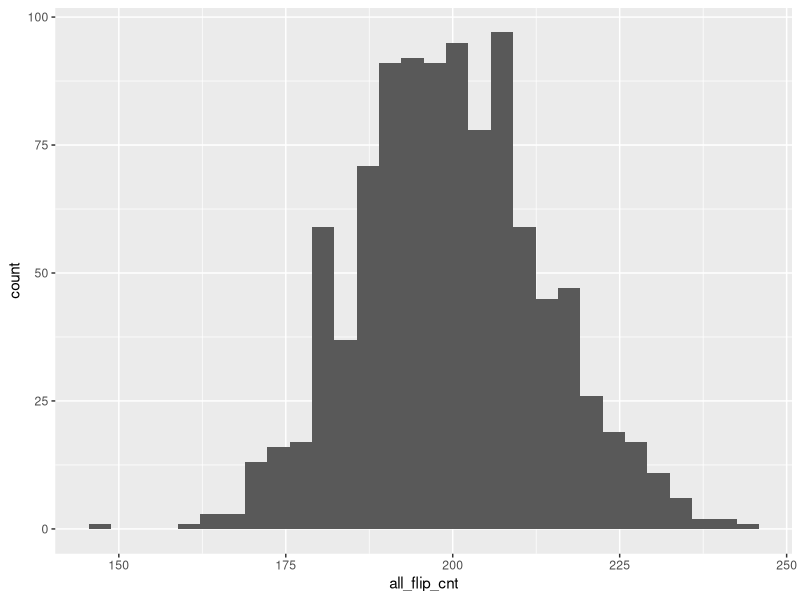

Write R code to recreate this figure.
## ---- chunk 1
head <- runif(1) > 0.5
head
## ---- chunk 2
(flip <- runif(1))
## ---- chunk 3
if(flip < 0.5){
  coin_flip <- "head"
} else {
  coin_flip <- "tail"
}
coin_flip
## ---- chunk 4
# start a vector to store all of the flips in
all_flips <- c()

for(x in 1:100){
  # Flip a coin
  flip <- runif(1)
  
  # Identify the flip as heads or tails
  if(flip < 0.5){
    coin_flip <- "head"
  } else {
    coin_flip <- "tail"
  }
  
  # add this coin flip to our all_flips object
  all_flips <- c(all_flips, coin_flip)
  
}

all_flips == "head"
sum(all_flips == "head")
sum(all_flips == "head") / length(all_flips)
## ---- chunk 5
all_flip_cnt <- c()

for(x in 1:1000){
  
  flip_cnt <- 0
  head_cnt <- 0
  
  while(head_cnt < 100){
    #flip a coin
    flip <- runif(1)
    flip_cnt <- flip_cnt + 1
    
    # heads/tails
    if(flip < 0.5){
      coin_flip <- "heads"
      head_cnt <- head_cnt + 1
    } else {
      coin_flip <- "tails"
    }
    
  }
  all_flip_cnt <- c(all_flip_cnt, flip_cnt)
}

mean(all_flip_cnt)

## ---- chunk 6
library(ggplot2)

ggplot() +
  geom_histogram(aes(x = all_flip_cnt))
